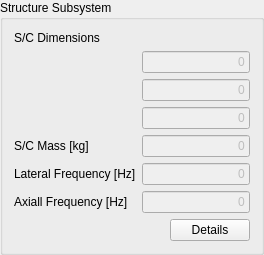
        <widget class="QGroupBox" name="StructureBox_2">
         <property name="enabled">
          <bool>true</bool>
         </property>
         <property name="maximumSize">
          <size>
           <width>370</width>
           <height>299</height>
          </size>
         </property>
         <property name="title">
          <string>Structure Subsystem</string>
         </property>
         <layout class="QGridLayout" name="gridLayout">
          <item row="0" column="0">
           <widget class="QLabel" name="label_26">
            <property name="sizePolicy">
             <sizepolicy hsizetype="Fixed" vsizetype="Fixed">
              <horstretch>0</horstretch>
              <verstretch>0</verstretch>
             </sizepolicy>
            </property>
            <property name="text">
             <string>S/C Dimensions</string>
            </property>
            <property name="indent">
             <number>0</number>
            </property>
           </widget>
          </item>
          <item row="1" column="1" colspan="2">
           <widget class="QLineEdit" name="SCWidthLineEdit">
            <property name="enabled">
             <bool>false</bool>
            </property>
            <property name="text">
             <string>0</string>
            </property>
            <property name="alignment">
             <set>Qt::AlignRight|Qt::AlignTrailing|Qt::AlignVCenter</set>
            </property>
           </widget>
          </item>
          <item row="2" column="1" colspan="2">
           <widget class="QLineEdit" name="SCHeightLineEdit">
            <property name="enabled">
             <bool>false</bool>
            </property>
            <property name="text">
             <string>0</string>
            </property>
            <property name="alignment">
             <set>Qt::AlignRight|Qt::AlignTrailing|Qt::AlignVCenter</set>
            </property>
           </widget>
          </item>
          <item row="3" column="1" colspan="2">
           <widget class="QLineEdit" name="SCLengthLineEdit">
            <property name="enabled">
             <bool>false</bool>
            </property>
            <property name="text">
             <string>0</string>
            </property>
            <property name="alignment">
             <set>Qt::AlignRight|Qt::AlignTrailing|Qt::AlignVCenter</set>
            </property>
           </widget>
          </item>
          <item row="4" column="0">
           <widget class="QLabel" name="label_77">
            <property name="sizePolicy">
             <sizepolicy hsizetype="Fixed" vsizetype="Fixed">
              <horstretch>0</horstretch>
              <verstretch>0</verstretch>
             </sizepolicy>
            </property>
            <property name="text">
             <string>S/C Mass [kg]</string>
            </property>
            <property name="indent">
             <number>0</number>
            </property>
           </widget>
          </item>
          <item row="4" column="1" colspan="2">
           <widget class="QLineEdit" name="SCMassLineEdit">
            <property name="enabled">
             <bool>false</bool>
            </property>
            <property name="text">
             <string>0</string>
            </property>
            <property name="alignment">
             <set>Qt::AlignRight|Qt::AlignTrailing|Qt::AlignVCenter</set>
            </property>
           </widget>
          </item>
          <item row="5" column="0">
           <widget class="QLabel" name="label_98">
            <property name="sizePolicy">
             <sizepolicy hsizetype="Fixed" vsizetype="Fixed">
              <horstretch>0</horstretch>
              <verstretch>0</verstretch>
             </sizepolicy>
            </property>
            <property name="whatsThis">
             <string/>
            </property>
            <property name="text">
             <string>Lateral Frequency [Hz]</string>
            </property>
            <property name="indent">
             <number>0</number>
            </property>
           </widget>
          </item>
          <item row="5" column="1" colspan="2">
           <widget class="QLineEdit" name="SCLateralFreqLineEdit">
            <property name="enabled">
             <bool>false</bool>
            </property>
            <property name="text">
             <string>0</string>
            </property>
            <property name="alignment">
             <set>Qt::AlignRight|Qt::AlignTrailing|Qt::AlignVCenter</set>
            </property>
           </widget>
          </item>
          <item row="6" column="0">
           <widget class="QLabel" name="label_99">
            <property name="sizePolicy">
             <sizepolicy hsizetype="Fixed" vsizetype="Fixed">
              <horstretch>0</horstretch>
              <verstretch>0</verstretch>
             </sizepolicy>
            </property>
            <property name="text">
             <string>Axiall Frequency [Hz]</string>
            </property>
            <property name="indent">
             <number>0</number>
            </property>
           </widget>
          </item>
          <item row="6" column="1" colspan="2">
           <widget class="QLineEdit" name="SCAxialFreqLineEdit">
            <property name="enabled">
             <bool>false</bool>
            </property>
            <property name="text">
             <string>0</string>
            </property>
            <property name="alignment">
             <set>Qt::AlignRight|Qt::AlignTrailing|Qt::AlignVCenter</set>
            </property>
           </widget>
          </item>
          <item row="7" column="2">
           <widget class="QPushButton" name="StructureDetailsButton">
            <property name="text">
             <string>Details</string>
            </property>
           </widget>
          </item>
         </layout>
        </widget>
